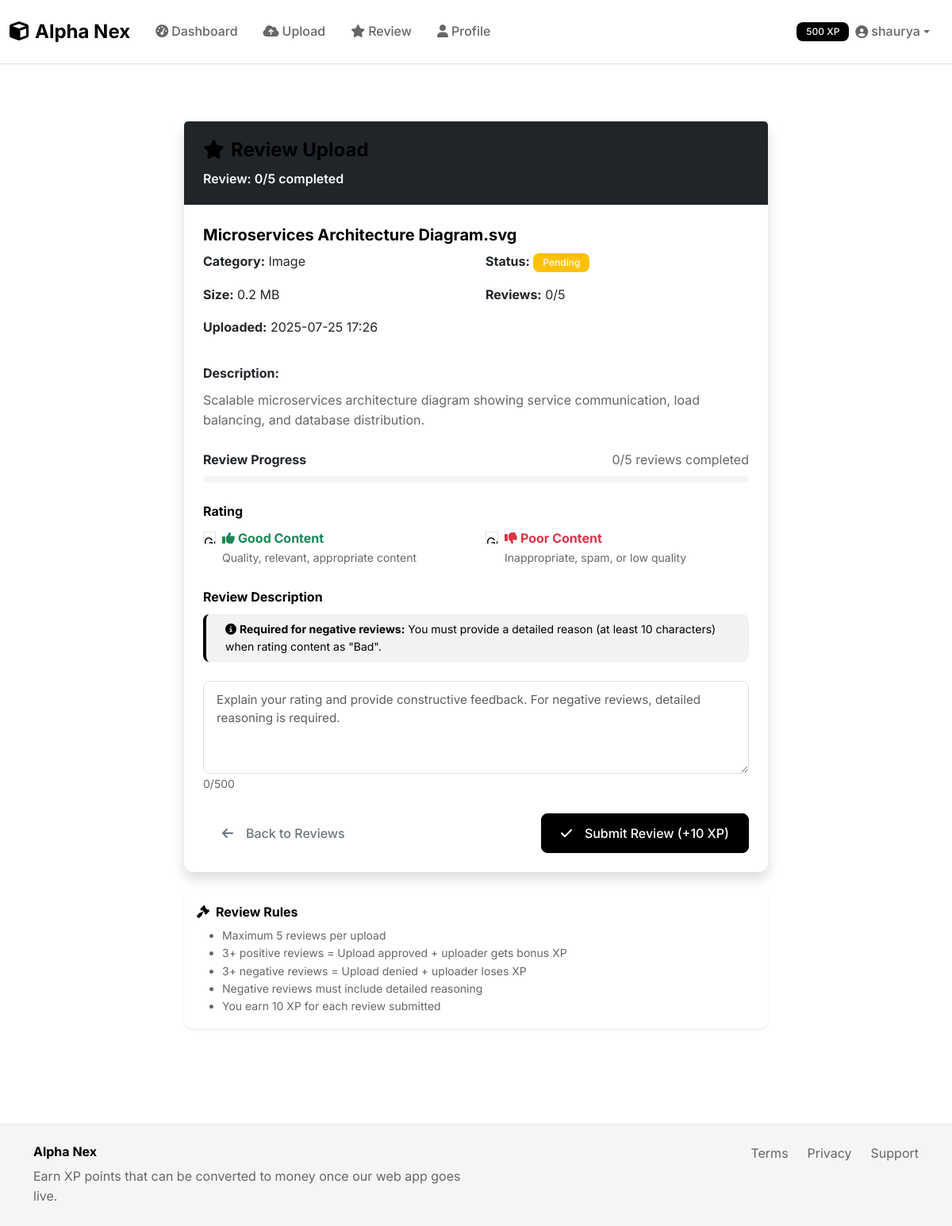
Screenshot of /review/15 (signed in) with the database file from the repository.
### models.py (models this page shows, shortened)
class User(UserMixin, db.Model):
    id = db.Column(db.Integer, primary_key=True)
    name = db.Column(db.String(100), nullable=False)
    email = db.Column(db.String(120), unique=True, nullable=False)
    password_hash = db.Column(db.String(256), nullable=False)
    is_verified = db.Column(db.Boolean, default=False)
    xp_points = db.Column(db.Integer, default=0)
    uploader_strikes = db.Column(db.Integer, default=0)
    reviewer_strikes = db.Column(db.Integer, default=0)
    is_banned = db.Column(db.Boolean, default=False)
    created_at = db.Column(db.DateTime, default=datetime.utcnow)
    kyc_verified = db.Column(db.Boolean, default=False)
    document_path = db.Column(db.String(255))
    selfie_path = db.Column(db.String(255))
    daily_upload_bytes = db.Column(db.Integer, default=0)
    daily_upload_count = db.Column(db.Integer, default=0)
    daily_upload_reset = db.Column(db.DateTime, default=datetime.utcnow)
    daily_review_count = db.Column(db.Integer, default=0)
    daily_review_reset = db.Column(db.DateTime, default=datetime.utcnow)
    uploads = db.relationship('Upload', backref='user', lazy=True)
    reviews = db.relationship('Review', backref='reviewer', lazy=True)
    strikes = db.relationship('Strike', backref='user', lazy=True)
    def reset_daily_counters_if_needed(self):
        try:
            current_date = datetime.utcnow().date()
            if self.daily_upload_reset and current_date > self.daily_upload_reset.date():
                self.daily_upload_bytes = 0
                self.daily_upload_count = 0
                self.daily_upload_reset = datetime.utcnow()
            elif not self.daily_upload_reset:
                self.daily_upload_reset = datetime.utcnow()
            if self.daily_review_reset and current_date > self.daily_review_reset.date():
                self.daily_review_count = 0
                self.daily_review_reset = datetime.utcnow()
            elif not self.daily_review_reset:
                self.daily_review_reset = datetime.utcnow()
            db.session.commit()
        except Exception as e:
            pass  # Fail silently
    def can_review_today(self):
        try:
            self.reset_daily_counters_if_needed()
            return (self.daily_review_count or 0) < 5
        except Exception as e:
            return True

class Upload(db.Model):
    id = db.Column(db.Integer, primary_key=True)
    user_id = db.Column(db.Integer, db.ForeignKey('user.id'), nullable=False)
    filename = db.Column(db.String(255), nullable=False)
    original_filename = db.Column(db.String(255), nullable=False)
    file_path = db.Column(db.String(500), nullable=False)
    file_size = db.Column(db.Integer, nullable=False)
    description = db.Column(db.Text, nullable=False)
    category = db.Column(db.String(50), nullable=False)
    status = db.Column(db.String(20), default='pending')  # pending, approved, rejected
    ai_consent = db.Column(db.Boolean, default=False)
    uploaded_at = db.Column(db.DateTime, default=datetime.utcnow)
    deletion_deadline = db.Column(db.DateTime)
    duplicate_score = db.Column(db.Float, default=0.0)
    spam_score = db.Column(db.Float, default=0.0)
    reviews = db.relationship('Review', backref='upload', lazy=True, cascade='all, delete-orphan')

### routes.py (the view, shortened to what this page needs)
@app.route('/review/<int:upload_id>', methods=['GET', 'POST'])
def review_upload(upload_id):
    user_name = session.get('user_name')
    demo_user_id = session.get('demo_user_id')
    if not user_name or not demo_user_id:
        return redirect(url_for('name_entry'))
    demo_user = User.query.get(demo_user_id)
    if not demo_user:
        return redirect(url_for('name_entry'))
    if demo_user.xp_points >= 1500:
        flash('You have reached 1500 XP! Please create an account to continue using Alpha Nex.', 'warning')
        return redirect(url_for('dashboard'))
    if demo_user.is_banned:
        flash('Your account is banned and cannot review content.', 'error')
        return redirect(url_for('dashboard'))
    if not demo_user.can_review_today():
        remaining_reviews = demo_user.get_remaining_reviews_today()
        flash(f'Daily review limit reached! You can review {remaining_reviews} more items today. Limit resets at midnight.', 'warning')
        return redirect(url_for('dashboard'))
    upload = Upload.query.get_or_404(upload_id)
    if upload.user_id == demo_user.id:
        flash('You cannot review your own uploads.', 'error')
        return redirect(url_for('review_content'))
    existing_review = Review.query.filter_by(upload_id=upload_id, reviewer_id=demo_user.id).first()
    if existing_review:
        flash('You have already reviewed this upload.', 'error')
        return redirect(url_for('review_content'))
    review_count = Review.query.filter_by(upload_id=upload_id).count()
    if review_count >= 5:
        flash('This upload has reached the maximum number of reviews (5).', 'error')
        return redirect(url_for('review_content'))
    form = ReviewForm()
    existing_reviews = Review.query.filter_by(upload_id=upload_id).all()
    return render_template('reviewer/review_upload.html', upload=upload, form=form,
                         existing_reviews=existing_reviews, review_count=len(existing_reviews), demo_user=demo_user)

### templates/reviewer/review_upload.html (shortened to what this page needs)
{% extends "base.html" %}
{% block content %}
<div class="container my-5">
    <div class="row justify-content-center">
        <div class="col-lg-8">
            <div class="card border-0 shadow">
                <div class="card-header bg-dark text-white">
                    <h4 class="mb-0">
                        <i class="fas fa-star me-2"></i>Review Upload
                    </h4>
                    <p class="mb-0 mt-2 text-light">Review: {{ review_count }}/5 completed</p>
                </div>
                <div class="card-body p-4">
                    <div class="mb-4">
                        <h5 class="fw-bold">{{ upload.original_filename }}</h5>
                        <div class="row">
                            <div class="col-md-6">
                                <p><strong>Category:</strong> {{ upload.category.title() }}</p>
                                <p><strong>Size:</strong> {{ "%.1f"|format(upload.file_size / 1024 / 1024) }} MB</p>
                                <p><strong>Uploaded:</strong> {{ upload.uploaded_at.strftime('%Y-%m-%d %H:%M') }}</p>
                            </div>
                            <div class="col-md-6">
                                <p><strong>Status:</strong>
                                    <span class="badge bg-{% if upload.status == 'approved' %}success{% elif upload.status == 'rejected' %}danger{% else %}warning{% endif %}">
                                        {{ upload.status.title() }}
                                    </span>
                                </p>
                                <p><strong>Reviews:</strong> {{ review_count }}/5</p>
                            </div>
                        </div>
                        <div class="mt-3">
                            <strong>Description:</strong>
                            <p class="text-muted mt-2">{{ upload.description }}</p>
                        </div>
                    </div>
                    <div class="mb-4">
                        <div class="d-flex justify-content-between align-items-center mb-2">
                            <span class="fw-bold">Review Progress</span>
                            <span class="text-muted">{{ review_count }}/5 reviews completed</span>
                        </div>
                        <div class="progress mb-2" style="height: 8px;">
                        </div>
                    </div>
                    <form method="POST">
                        <div class="mb-4">
                            {{ form.rating.label(class="form-label fw-bold") }}
                            <div class="row">
                                <div class="col-md-6">
                                    <div class="form-check">
                                        {{ form.rating(value="good", class="form-check-input") }}
                                        <label class="form-check-label text-success fw-bold" for="{{ form.rating.id }}-0">
                                            <i class="fas fa-thumbs-up me-1"></i>Good Content
                                        </label>
                                        <small class="text-muted d-block">Quality, relevant, appropriate content</small>
                                    </div>
                                </div>
                                <div class="col-md-6">
                                    <div class="form-check">
                                        {{ form.rating(value="bad", class="form-check-input") }}
                                        <label class="form-check-label text-danger fw-bold" for="{{ form.rating.id }}-1">
                                            <i class="fas fa-thumbs-down me-1"></i>Poor Content
                                        </label>
                                        <small class="text-muted d-block">Inappropriate, spam, or low quality</small>
                                    </div>
                                </div>
                            </div>
                        </div>
                        <div class="mb-4">
                            {{ form.description.label(class="form-label fw-bold") }}
                            <div class="alert alert-info py-2">
                                <small><i class="fas fa-info-circle me-1"></i><strong>Required for negative reviews:</strong> You must provide a detailed reason (at least 10 characters) when rating content as "Bad".</small>
                            </div>
                            {{ form.description(class="form-control", rows="4", placeholder="Explain your rating and provide constructive feedback. For negative reviews, detailed reasoning is required.") }}
                        </div>
                        <div class="d-flex justify-content-between">
                            <a href="{{ url_for('review_content') }}" class="btn btn-outline-secondary">
                                <i class="fas fa-arrow-left me-2"></i>Back to Reviews
                            </a>
                            <button type="submit" class="btn btn-dark">
                                <i class="fas fa-check me-2"></i>Submit Review (+10 XP)
                            </button>
                        </div>
                    </form>
                </div>
            </div>
            <div class="card border-0 shadow-sm mt-4">
                <div class="card-body p-3">
                    <h6 class="fw-bold mb-2"><i class="fas fa-gavel me-2"></i>Review Rules</h6>
                    <ul class="mb-0 small text-muted">
                        <li>Maximum 5 reviews per upload</li>
                        <li>3+ positive reviews = Upload approved + uploader gets bonus XP</li>
                        <li>3+ negative reviews = Upload denied + uploader loses XP</li>
                        <li>Negative reviews must include detailed reasoning</li>
                        <li>You earn 10 XP for each review submitted</li>
                    </ul>
                </div>
            </div>
        </div>
    </div>
</div>
{% endblock %}

### templates/base.html (shortened to what this page needs)
<!DOCTYPE html>
<html lang="en">
<head>
    <link href="https://cdn.jsdelivr.net/npm/bootstrap@5.3.0/dist/css/bootstrap.min.css" rel="stylesheet">
    <link href="https://cdnjs.cloudflare.com/ajax/libs/font-awesome/6.4.0/css/all.min.css" rel="stylesheet">
    <link href="{{ url_for('static', filename='css/style.css') }}" rel="stylesheet">
</head>
<body>
    <nav class="navbar navbar-expand-lg navbar-light bg-white border-bottom">
        <div class="container-fluid">
            <a class="navbar-brand fw-bold text-black" href="{{ url_for('index') }}">
                <i class="fas fa-cube me-2"></i>Alpha Nex
            </a>
            <div class="collapse navbar-collapse" id="navbarNav">
                <ul class="navbar-nav me-auto">
                    <li class="nav-item">
                        <a class="nav-link" href="{{ url_for('dashboard') }}">
                            <i class="fas fa-tachometer-alt me-1"></i>Dashboard
                        </a>
                    </li>
                    <li class="nav-item">
                        <a class="nav-link" href="{{ url_for('upload_file') }}">
                            <i class="fas fa-cloud-upload-alt me-1"></i>Upload
                        </a>
                    </li>
                    <li class="nav-item">
                        <a class="nav-link" href="{{ url_for('review_content') }}">
                            <i class="fas fa-star me-1"></i>Review
                        </a>
                    </li>
                    <li class="nav-item">
                        <a class="nav-link" href="{{ url_for('profile') }}">
                            <i class="fas fa-user me-1"></i>Profile
                        </a>
                    </li>
                </ul>
                <ul class="navbar-nav">
                    <li class="nav-item dropdown">
                        <a class="nav-link dropdown-toggle d-flex align-items-center" href="#" role="button" data-bs-toggle="dropdown">
                            <span class="badge bg-dark me-2">{{ demo_user.xp_points if demo_user else 500 }} XP</span>
                            <i class="fas fa-user-circle me-1"></i>{{ demo_user.name if demo_user else 'Demo User' }}
                        </a>
                    </li>
                </ul>
            </div>
        </div>
    </nav>
    <main class="container-fluid py-4">
        {% block content %}{% endblock %}
    </main>
    <footer class="bg-light border-top mt-5 py-4">
        <div class="container">
            <div class="row">
                <div class="col-md-6">
                    <h6 class="fw-bold text-black">Alpha Nex</h6>
                    <p class="text-muted mb-0">Earn XP points that can be converted to money once our web app goes live.</p>
                </div>
                <div class="col-md-6 text-md-end">
                    <div class="d-flex justify-content-md-end gap-4">
                        <a href="#" class="text-decoration-none text-muted">Terms</a>
                        <a href="#" class="text-decoration-none text-muted">Privacy</a>
                        <a href="#" class="text-decoration-none text-muted">Support</a>
                    </div>
                </div>
            </div>
        </div>
    </footer>
</body>
</html>

### rows the page displays
User: xp_points "500", name "shaurya"
Upload: original_filename "Microservices Architecture Diagram.svg", category "Image", upload.file_size/1024/1024 "0.2", uploaded_at "2025-07-25 17:26", status "Pending", description "Scalable microservices architecture diagram showing service communication, load balancing, and database distribution."

### other values shown
{{ review_count }} "0"
